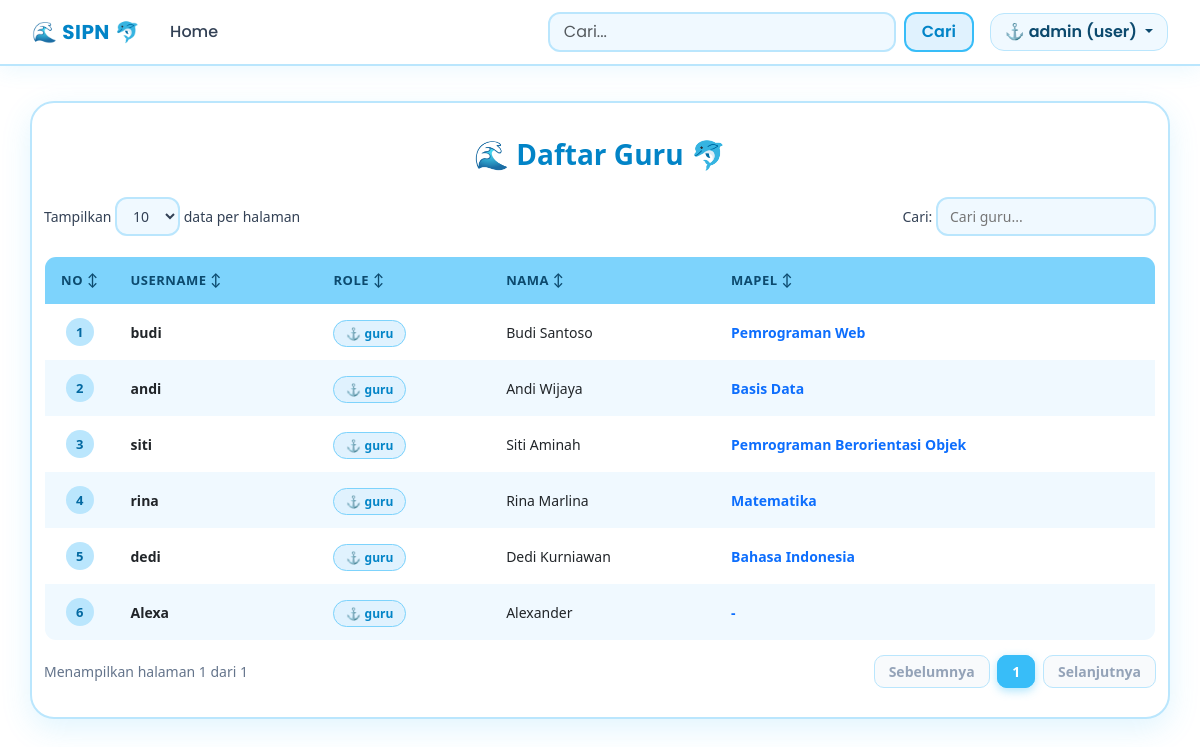
Screenshot of /guru.php with the database file from the repository.
### tables this page shows
CREATE TABLE `guru` (
  `id` int NOT NULL,
  `nip` varchar(20) DEFAULT NULL,
  `nama` varchar(100) DEFAULT NULL,
  `jenis_kelamin` enum('L','P') DEFAULT NULL,
  `user_id` int DEFAULT NULL
);

CREATE TABLE `users` (
  `id` int NOT NULL,
  `username` varchar(50) DEFAULT NULL,
  `password` varchar(255) DEFAULT NULL,
  `role` enum('admin','guru','siswa') DEFAULT NULL,
  `created_at` timestamp NULL DEFAULT CURRENT_TIMESTAMP
);

CREATE TABLE `mapel` (
  `id` int NOT NULL,
  `kode_mapel` varchar(10) DEFAULT NULL,
  `nama_mapel` varchar(100) DEFAULT NULL,
  `guru_id` int DEFAULT NULL
);

### guru.php (the view, shortened to what this page needs)
<?php
$koneksi = mysqli_connect("localhost", "root", "", "db_siacad_smk");
$query = mysqli_query($koneksi, "SELECT guru.*, users.username, users.role, mapel.nama_mapel
                                 FROM guru
                                 JOIN users ON guru.user_id = users.id
                                 LEFT JOIN mapel ON mapel.guru_id = guru.id");
?>
<!DOCTYPE html>
<html lang="id">
<head>
    <link href="https://cdn.jsdelivr.net/npm/bootstrap@5.3.0/dist/css/bootstrap.min.css" rel="stylesheet">
</head>
<body>
<?php include 'nvbar.php'; ?>
<div class="container">
    <div class="text-center">
        <h2 class="page-title">🌊 Daftar Guru 🐬</h2>
    </div>
    <div class="table-controls">
        <div>
            Tampilkan
            <select>
                <option value="10">10</option>
            </select>
            data per halaman
        </div>
        <div>
            Cari: <input type="text" placeholder="Cari guru...">
        </div>
    </div>
    <table>
        <thead>
            <tr>
                <th style="width: 70px;" class="text-center">No ↕</th>
                <th>Username ↕</th>
                <th>Role ↕</th>
                <th>Nama ↕</th>
                <th>Mapel ↕</th>
            </tr>
        </thead>
        <tbody>
            <?php
            if (mysqli_num_rows($query) > 0) {
                $no = 1;
                while ($row = mysqli_fetch_assoc($query)) {
            ?>
            <tr>
                <td class="text-center"><span class="no-badge"><?php echo $no++; ?></span></td>
                <td><strong><?php echo htmlspecialchars($row['username']); ?></strong></td>
                <td>
                    <span class="role-badge">⚓ <?php echo htmlspecialchars($row['role']); ?></span>
                </td>
                <td><?php echo htmlspecialchars($row['nama'] ?? $row['nama_guru'] ?? '-'); ?></td>
                <td><span class="text-primary fw-semibold"><?php echo htmlspecialchars($row['nama_mapel'] ?? '-'); ?></span></td>
            </tr>
            <?php
                }
            } else {
            ?>
            <tr>
                <td colspan="5" class="text-center" style="padding: 25px; color: #64748b;">Belum ada data guru di database. 🐬</td>
            </tr>
            <?php } ?>
        </tbody>
    </table>
    <div class="pagination-container">
        <div>Menampilkan halaman 1 dari 1</div>
        <div class="pagination-buttons">
            <span style="color: #94a3b8; background: #f8fafc; cursor: not-allowed;">Sebelumnya</span>
            <span class="active">1</span>
            <span style="color: #94a3b8; background: #f8fafc; cursor: not-allowed;">Selanjutnya</span>
        </div>
    </div>
</div>
<?php require_once 'footer.php'; ?>
</body>
</html>

### guru.php (style rules this page uses)
body { font-family: 'Poppins', sans-serif; background-color: #e0f2fe; margin: 0; padding: 0; color: #334155; }
.container { max-width: 1050px; background: #ffffff; margin: 35px auto; border: 2px solid #bae6fd; border-radius: 24px; box-shadow: 0 10px 30px rgba(56, 189, 248, 0.15); padding: 35px; }
.text-center { text-align: center; }
h2.page-title { font-size: 28px; font-weight: 700; margin-bottom: 25px; color: #0284c7; }
.table-controls { display: flex; justify-content: space-between; align-items: center; margin-bottom: 20px; font-size: 14px; color: #334155; }
.table-controls select, .table-controls input { padding: 7px 12px; border: 2px solid #bae6fd; border-radius: 12px; font-size: 14px; background-color: #f0f9ff; color: #334155; outline: none; transition: all 0.3s ease; }
.table-controls input { width: 220px; }
table { width: 100%; border-collapse: separate; border-spacing: 0; margin-bottom: 20px; font-size: 14px; border-radius: 12px; overflow: hidden; border: 1.5px solid #bae6fd; }
th, td { border-bottom: 1.5px solid #f0f9ff; border-right: 1.5px solid #f0f9ff; padding: 14px 16px; text-align: left; vertical-align: middle; }
th:last-child, td:last-child { border-right: none; }
th { background-color: #7dd3fc !important; color: #0c4a6e; font-weight: 600; font-size: 13px; text-transform: uppercase; letter-spacing: 0.5px; }
tr:nth-child(even) { background-color: #f0f9ff; }
.no-badge { display: inline-block; width: 28px; height: 28px; line-height: 28px; background-color: #bae6fd; color: #0369a1; border-radius: 50%; text-align: center; font-weight: 600; font-size: 13px; }
.role-badge { background-color: #e0f2fe; color: #0284c7; padding: 4px 12px; border-radius: 20px; font-size: 12px; font-weight: 600; border: 1px solid #7dd3fc; }
.pagination-container { display: flex; justify-content: space-between; align-items: center; font-size: 14px; color: #64748b; margin-top: 20px; }
.pagination-buttons span { padding: 6px 14px; border: 1.5px solid #bae6fd; text-decoration: none; color: #0284c7; border-radius: 10px; margin-left: 4px; background-color: #f0f9ff; font-weight: 600; }
.pagination-buttons .active { background-color: #38bdf8; color: #fff; border-color: #38bdf8; box-shadow: 0 3px 10px rgba(56, 189, 248, 0.4); }

### rows the page displays
guru: user.username "budi", user.role "guru", nama "Budi Santoso", mapel.nama_mapel "Pemrograman Web"
guru: user.username "andi", user.role "guru", nama "Andi Wijaya", mapel.nama_mapel "Basis Data"
guru: user.username "siti", user.role "guru", nama "Siti Aminah", mapel.nama_mapel "Pemrograman Berorientasi Objek"
guru: user.username "rina", user.role "guru", nama "Rina Marlina", mapel.nama_mapel "Matematika"
guru: user.username "dedi", user.role "guru", nama "Dedi Kurniawan", mapel.nama_mapel "Bahasa Indonesia"
guru: user.username "Alexa", user.role "guru", nama "Alexander", nama_mapel "-"

### other values shown
$nama "admin"
$username "user"
